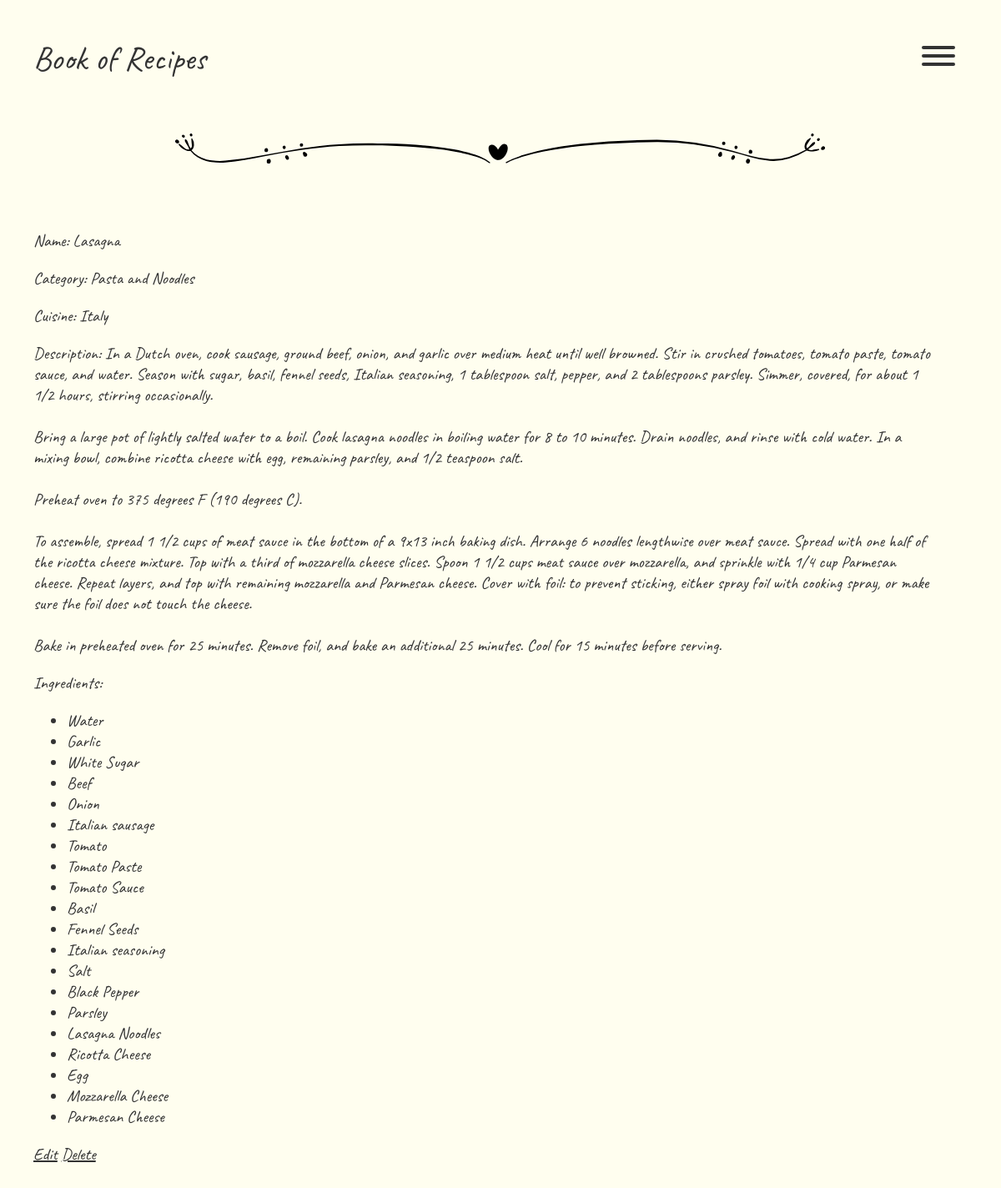
Page /recipes/1/ on the committed database.
### recipes/models.py (models this page shows, shortened)
class Recipe(models.Model):
    name = models.CharField(max_length=100)
    cuisine = models.ForeignKey(Cuisine, on_delete=models.CASCADE)
    category = models.ForeignKey(Category, on_delete=models.CASCADE)
    description = models.TextField()
    ingredients = models.ManyToManyField(Ingredient)

class Category(models.Model):
    name = models.CharField(max_length=50)
    class Meta:
        verbose_name_plural = 'categories'
    def __str__(self):
        return self.name

class Cuisine(models.Model):
    name = models.CharField(max_length=50)
    def __str__(self):
        return self.name

class Ingredient(models.Model):
    name = models.CharField(max_length=100)

### recipes/views.py (the view)
# urls.py: path('recipes/<int:pk>/', views.RecipeView.as_view(), name='recipe'),
class RecipeView(generic.DetailView):
    model = Recipe
    template_name = 'recipes/recipe/recipe.html'

### recipes/templates/recipes/recipe/recipe.html (shortened to what this page needs)
{% extends 'recipes/base.html' %}
{% block content %}
  <main class="main-content">
    <p>Name: {{ recipe.name }}</p>
    <p>Category: {{ recipe.category }}</p>
    <p>Cuisine: {{ recipe.cuisine }}</p>
    <p>Description: {{ recipe.description }}</p>
    <p>Ingredients:</p>
    <ul>
      {% for ingredient in recipe.ingredients.all %}
        <li>{{ ingredient.name }}</li>
      {% endfor %}
    </ul>
    <a href="{% url 'edit_recipe' recipe.id %}">Edit</a>
    <a href="{% url 'delete_recipe' recipe.id %}">Delete</a>
  </main>
{% endblock %}

### recipes/static/recipes/style.css (style rules this page uses)
* { box-sizing: border-box; }
html, body { height: 100%; }
html { overflow: auto; }
body { display: flex; flex-direction: column; min-width: 780px; min-height: 500px; overflow: hidden; margin: 0; font-size: 20px; font-family: "Caveat", sans-serif; color: #333; background-color: #fffeef; }
a { color: inherit; }
p { white-space: pre-wrap; }
.main-content { flex-grow: 1; overflow: auto; padding-right: 40px; }

### rows in the picture
Recipe: name "Lasagna", category "Pasta and Noodles", cuisine "Italy", description "In a Dutch oven, cook sausage, ground beef, onion, and garlic over medium heat until well browned. Stir in crushed tomatoes, tomato paste, tomato sauce, and water. Season with sugar, basil, fennel seeds, Italian seasoning, 1 tablespoon salt, pepper, and 2 tablespoons parsley. Simmer, covered, for about 1 1/2 hours, stirring occasionally. Bring a large pot of lightly salted water to a boil. Cook lasagna noodles in boiling water for 8 to 10 minutes. Drain noodles, and rinse with cold water. In a mixing bowl, combine ricotta cheese with egg, remaining parsley, and 1/2 teaspoon salt. Preheat oven to 375 degrees F (190 degrees C). To assemble, spread 1 1/2 cups of meat sauce in the bottom of a…"
Ingredient: name "Water"
Ingredient: name "Garlic"
Ingredient: name "White Sugar"
Ingredient: name "Beef"
Ingredient: name "Onion"
Ingredient: name "Italian sausage"
Ingredient: name "Tomato"
Ingredient: name "Tomato Paste"
Ingredient: name "Tomato Sauce"
Ingredient: name "Basil"
Ingredient: name "Fennel Seeds"
Ingredient: name "Italian seasoning"
Ingredient: name "Salt"
Ingredient: name "Black Pepper"
Ingredient: name "Parsley"
Ingredient: name "Lasagna Noodles"
Ingredient: name "Ricotta Cheese"
Ingredient: name "Egg"
Ingredient: name "Mozzarella Cheese"
Ingredient: name "Parmesan Cheese"
